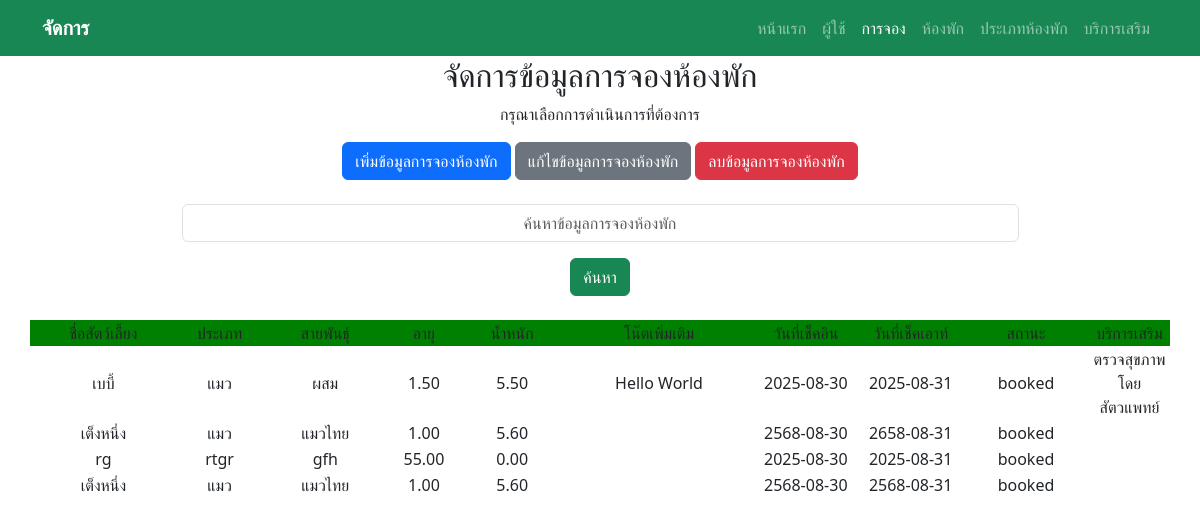
Page /dbms_bookings_show.php (signed in) on the committed database.
### tables this page shows
CREATE TABLE `bookings` (
  `booking_id` int(11) NOT NULL,
  `user_id` int(11) NOT NULL,
  `room_id` int(11) NOT NULL,
  `pet_name` varchar(100) NOT NULL,
  `pet_type` varchar(50) NOT NULL,
  `pet_breed` varchar(100) DEFAULT NULL,
  `pet_age` decimal(5,2) DEFAULT NULL,
  `pet_weight` decimal(5,2) DEFAULT NULL,
  `pet_notes` text DEFAULT NULL,
  `check_in` date NOT NULL,
  `check_out` date NOT NULL,
  `status` enum('available','booked','maintenance') DEFAULT 'available',
  `service_id` int(11) DEFAULT NULL
);

CREATE TABLE `services` (
  `service_id` int(11) NOT NULL,
  `service_name` varchar(100) NOT NULL,
  `price` decimal(10,2) NOT NULL
);

### dbms_bookings_show.php (the view, shortened to what this page needs)
<!DOCTYPE html>
<html lang="th">
<head>
  <link href="https://cdn.jsdelivr.net/npm/bootstrap@5.3.2/dist/css/bootstrap.min.css" rel="stylesheet">
</head>
<nav class="navbar navbar-expand-lg navbar-dark bg-success sticky-top">
  <div class="container">
    <a class="navbar-brand fw-bold" href="dbms.php">จัดการ</a>
    <div class="collapse navbar-collapse">
      <ul class="navbar-nav ms-auto">
        <li class="nav-item"><a class="nav-link" href="index.php">หน้าแรก</a></li>
        <li class="nav-item"><a class="nav-link" href="dbms_users_show.php">ผู้ใช้</a></li>
        <li class="nav-item"><a class="nav-link active" href="dbms_bookings_show.php">การจอง</a></li>
        <li class="nav-item"><a class="nav-link" href="dbms_rooms_show.php">ห้องพัก</a></li>
        <li class="nav-item"><a class="nav-link" href="dbms_roomtypes_show.php">ประเภทห้องพัก</a></li>
        <li class="nav-item"><a class="nav-link" href="dbms_services_show.php">บริการเสริม</a></li>
      </ul>
    </div>
  </div>
</nav>
<body>
<header>
    <form method="post" action="">
        <div class="container">
            <h2 class="text-center text-dark">จัดการข้อมูลการจองห้องพัก</h2>
            <p class="text-center text-dark">กรุณาเลือกการดำเนินการที่ต้องการ</p>
            <div class="text-center mb-4">
                <a href="dbms_bookings_insert.php" class="btn btn-primary">เพิ่มข้อมูลการจองห้องพัก</a>
                <a href="dbms_bookings_update.php" class="btn btn-secondary">แก้ไขข้อมูลการจองห้องพัก</a>
                <a href="dbms_bookings_delete.php" class="btn btn-danger">ลบข้อมูลการจองห้องพัก</a>
            </div>
            <div class="d-flex justify-content-center mb-3">
                <input class="form-control w-75 text-center" type="text" name="search" id="search" placeholder="ค้นหาข้อมูลการจองห้องพัก">
            </div>
            <div class="col-12 text-center">
                <button type="submit" class="btn btn-success mb-4">ค้นหา</button>
            </div>
        </div>
    </form>
</header>
<?php
    include 'conn.php';
    $sql = "SELECT * FROM bookings";
    $sql.= " LEFT JOIN services ON bookings.service_id = services.service_id";
    $sql.= " ORDER BY booking_id ASC";
    $result = $conn->query($sql);
    if ($result->num_rows > 0) {
        echo "<table width='95%' border='0' align='center'>";
        echo "<tr bgcolor='green'>";
        echo "<td width='7%'><center>ชื่อสัตว์เลี้ยง</center></td>";
        echo "<td width='4%'><center>ประเภท</center></td>";
        echo "<td width='6%'><center>สายพันธุ์</center></td>";
        echo "<td width='3%'><center>อายุ</center></td>";
        echo "<td width='5%'><center>น้ำหนัก</center></td>";
        echo "<td width='9%'><center>โน๊ตเพิ่มเติม</center></td>";
        echo "<td width='5%'><center>วันที่เช็คอิน</center></td>";
        echo "<td width='5%'><center>วันที่เช็คเอาท์</center></td>";
        echo "<td width='6%'><center>สถานะ</center></td>";
        echo "<td width='2%'><center>บริการเสริม</center></td>";
        echo "</tr>";
    while($result_array = $result->fetch_assoc()) {
        echo "<tr>";
        echo "<td><center>".$result_array['pet_name']."</center></td>";
        echo "<td><center>".$result_array['pet_type']."</center></td>";
        echo "<td><center>".$result_array['pet_breed']."</center></td>";
        echo "<td><center>".$result_array['pet_age']."</center></td>";
        echo "<td><center>".$result_array['pet_weight']."</center></td>";
        echo "<td><center>".$result_array['pet_notes']."</center></td>";
        echo "<td><center>".$result_array['check_in']."</center></td>";
        echo "<td><center>".$result_array['check_out']."</center></td>";
        echo "<td><center>".$result_array['status']."</center></td>";
        echo "<td><center>".$result_array['service_name']."</center></td>";
        echo  "</tr>";
    }
        echo "</table>";
    }else{
        echo "<center>ไม่พบข้อมูล</center>";
    }
?>
</body>
</html>

### rows in the picture
bookings: pet_name "เบบี้", pet_type "แมว", pet_breed "ผสม", pet_age "1.50", pet_weight "5.50", pet_notes "Hello World", check_in "2025-08-30", check_out "2025-08-31", status "booked", service.service_name "ตรวจสุขภาพโดยสัตวแพทย์"
bookings: pet_name "เต็งหนึ่ง", pet_type "แมว", pet_breed "แมวไทย", pet_age "1.00", pet_weight "5.60", check_in "2568-08-30", check_out "2658-08-31", status "booked"
bookings: pet_name "rg", pet_type "rtgr", pet_breed "gfh", pet_age "55.00", pet_weight "0.00", check_in "2025-08-30", check_out "2025-08-31", status "booked"
bookings: pet_name "เต็งหนึ่ง", pet_type "แมว", pet_breed "แมวไทย", pet_age "1.00", pet_weight "5.60", check_in "2568-08-30", check_out "2568-08-31", status "booked"
